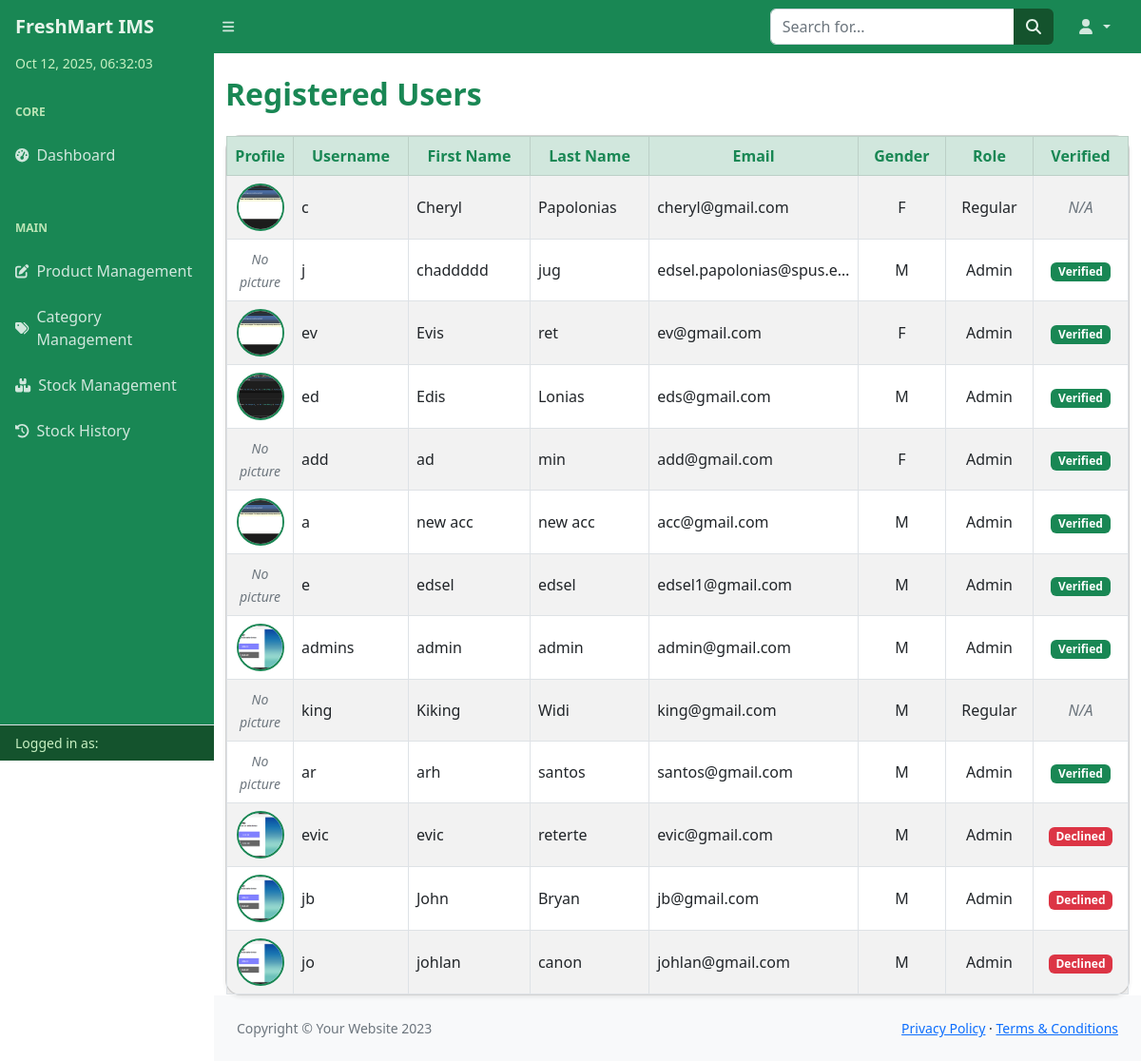
/inventory/user-list/, run on an earlier commit of the app's database.
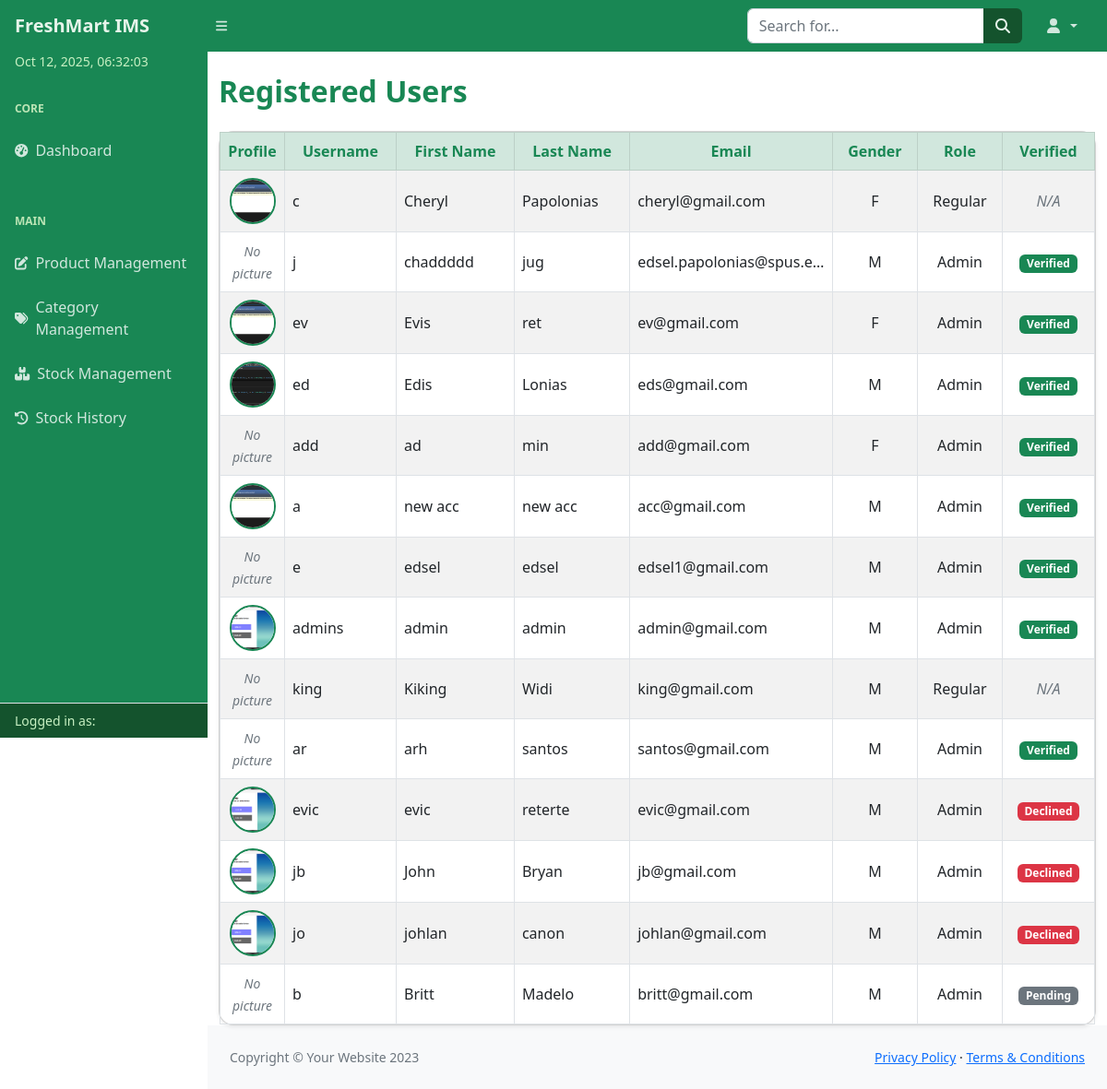
And on a later commit of the database.
### inventory/models.py (models this page shows, shortened)
class UserProfile(models.Model):
    GENDER_CHOICES = (
        ('M', 'Male'),
        ('F', 'Female'),
        ('O', 'Other'),
    )
    ROLE_CHOICES = (
        ('Admin', 'Admin'),
        ('Regular', 'Regular User'),
    )
    user = models.OneToOneField(User, on_delete=models.CASCADE)
    gender = models.CharField(max_length=1, choices=GENDER_CHOICES)
    picture = models.ImageField(upload_to='profile_pics/', blank=True, null=True)
    role = models.CharField(max_length=10, choices=ROLE_CHOICES, default='Regular')
    is_verified = models.BooleanField(default=False)
    is_declined = models.BooleanField(default=False)

### inventory/views.py (the view)
# urls.py: path('user-list/', views.user_list, name='user_list'),
def user_list(request):
    users = UserProfile.objects.select_related('user').all()
    return render(request, 'inventory/user_list.html', {'users': users})

### templates/inventory/user_list.html (shortened to what the changed rows need)
{% include "partials/header.html" %}
<body class="sb-nav-fixed">
<div id="layoutSidenav">
    <div id="layoutSidenav_content">
        <main>
            <div class="container mt-4">
                <h2 class="mb-4 fw-bold text-success">Registered Users</h2>
                <div class="card shadow-sm rounded-4">
                    <div class="card-body p-0">
                        <div class="table-responsive">
                            <table class="table table-bordered table-striped mb-0 align-middle">
                                <thead class="table-success text-success text-center sticky-top" style="top: 0; z-index: 10;">
                                    <tr>
                                        <th scope="col" style="width: 70px;">Profile</th>
                                        <th scope="col">Username</th>
                                        <th scope="col">First Name</th>
                                        <th scope="col">Last Name</th>
                                        <th scope="col">Email</th>
                                        <th scope="col">Gender</th>
                                        <th scope="col">Role</th>
                                        <th scope="col" style="width: 100px;">Verified</th>
                                    </tr>
                                </thead>
                                <tbody>
                                    {% for user in users %}
                                    <tr class="text-center align-middle">
                                        <td class="text-center">
                                            {% if user.picture %}
                                                <img src="{{ user.picture.url }}" alt="Profile Picture" width="50" height="50" class="rounded-circle border border-2 border-success" style="object-fit: cover;">
                                            {% else %}
                                                <span class="text-muted fst-italic small">No picture</span>
                                            {% endif %}
                                        </td>
                                        <td class="text-start">{{ user.user.username }}</td>
                                        <td class="text-start">{{ user.user.first_name }}</td>
                                        <td class="text-start">{{ user.user.last_name }}</td>
                                        <td class="text-start text-truncate" style="max-width: 180px;" title="{{ user.user.email }}">{{ user.user.email }}</td>
                                        <td>{{ user.gender|default:"-" }}</td>
                                        <td>{{ user.role|default:"-" }}</td>
                                        <td>
                                            {% if user.role == 'Admin' %}
                                                {% if user.is_verified %}
                                                    <span class="badge bg-success" title="Verified Admin">
                                                         Verified
                                                    </span>
                                                {% elif user.is_declined %}
                                                    <span class="badge bg-danger" title="Declined Admin">
                                                         Declined
                                                    </span>
                                                {% else %}
                                                    <span class="badge bg-secondary" title="Pending Verification">
                                                         Pending
                                                    </span>
                                                {% endif %}
                                            {% else %}
                                                <span class="text-muted fst-italic">N/A</span>
                                            {% endif %}
                                        </td>
                                    </tr>
                                    {% empty %}
                                    <tr>
                                        <td colspan="8" class="text-center text-muted fst-italic py-4">
                                            No registered users found.
                                        </td>
                                    </tr>
                                    {% endfor %}
                                </tbody>
                            </table>
                        </div>
                    </div>
                </div>
            </div>
        </main>
    </div>
</div>
</body>
</html>

What changed in the data, as far as the page shows it:
added UserProfile: picture "No picture", user.username "b", user.first_name "Britt", user.last_name "Madelo", user.email "britt@gmail.com", gender "M", role "Admin", is_verified "Pending"
